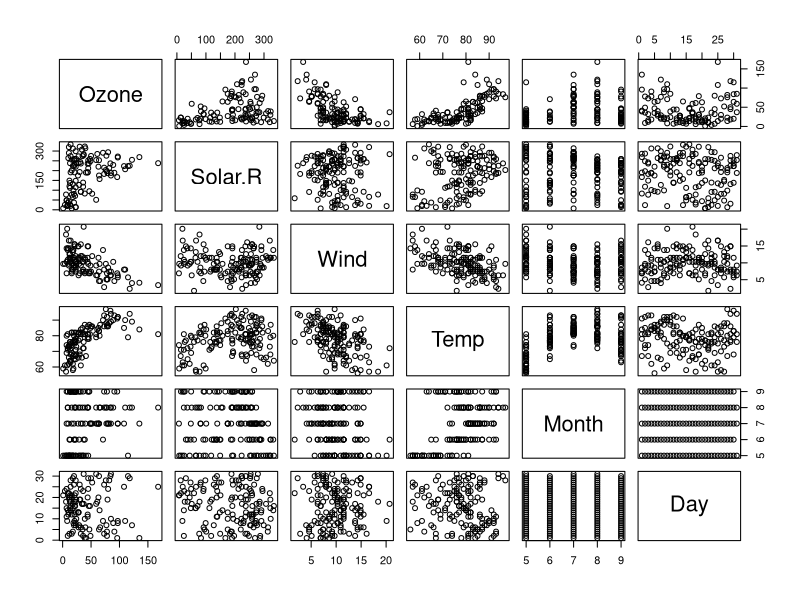
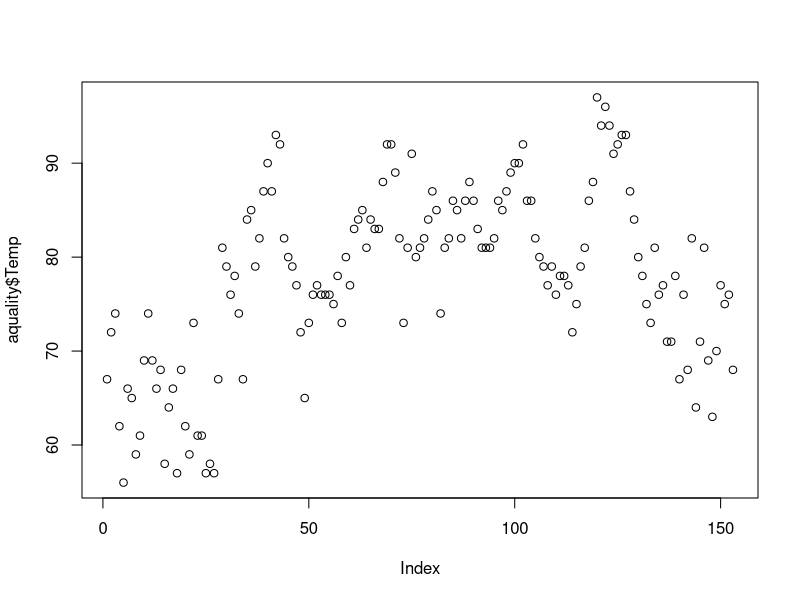
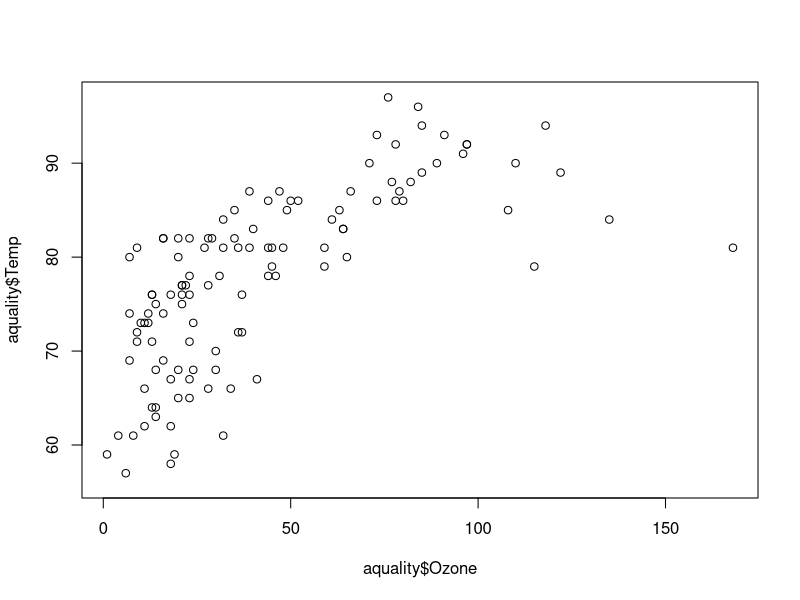
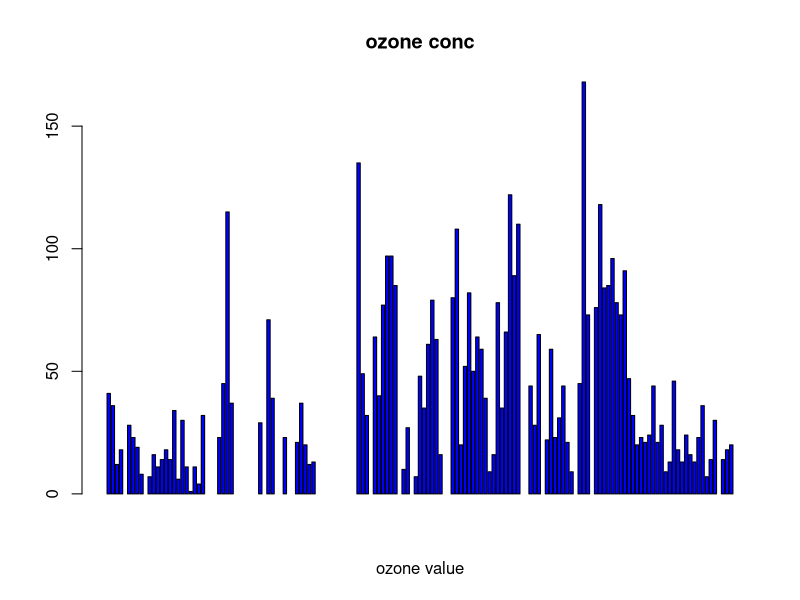
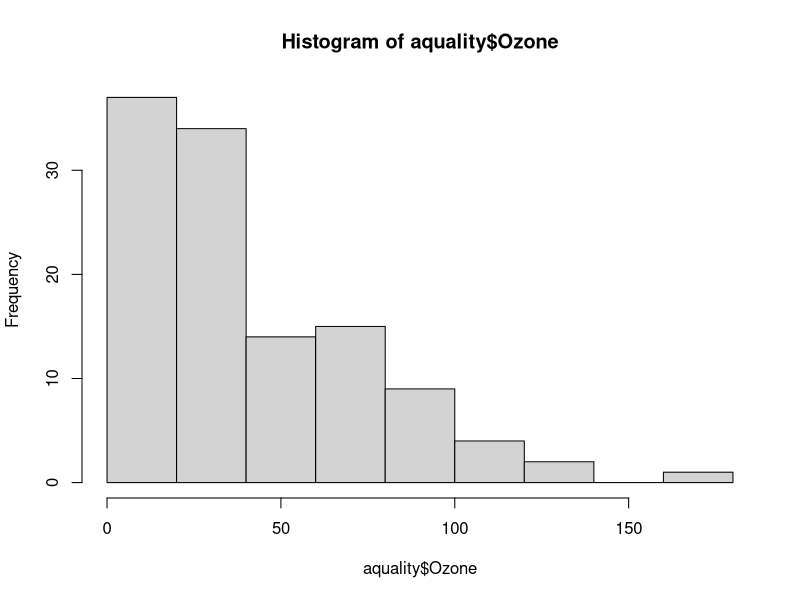
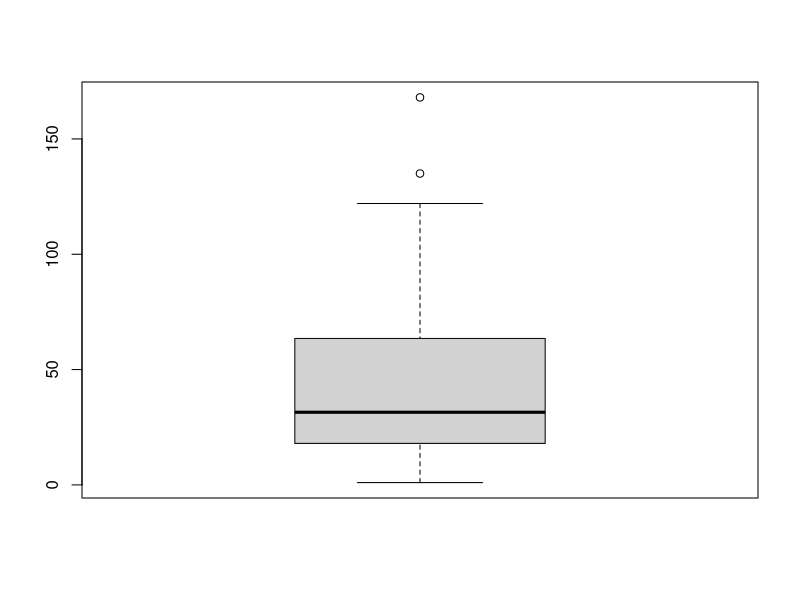
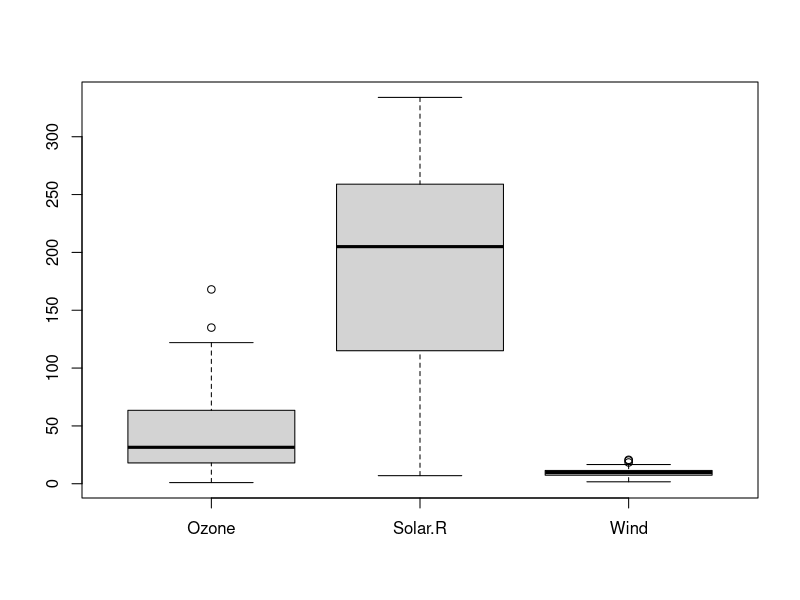
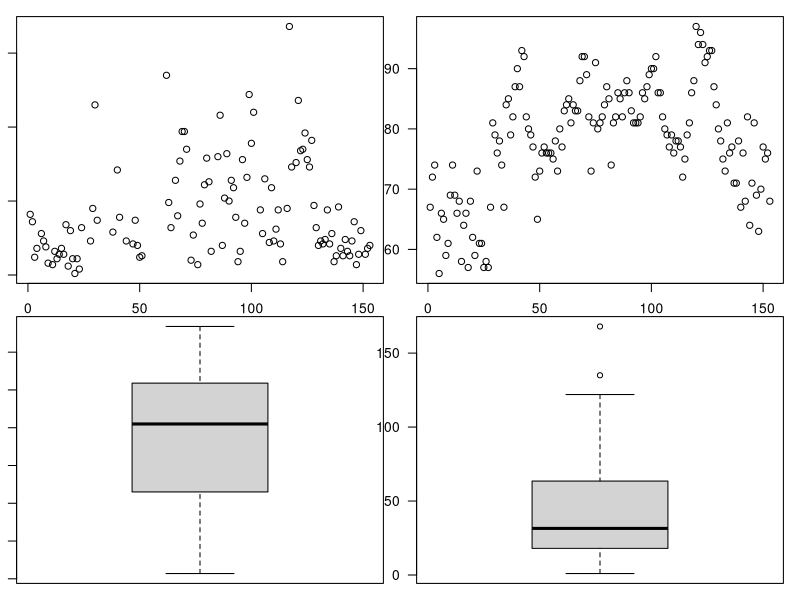

Generate these figures, in order, with R: (Note: this script raises an error after producing the figures.)
#calling a dataset on airquality
aquality <- datasets::airquality

#first and last 10 datapoints
head(aquality,10)
tail(aquality,10)

#slicing
aquality[,c(1,2)]

#excluding a column
df<-aquality[,-6]

#descriptive statistics
summary(aquality[1,])

#alternate method to call a column
aquality$Temp
summary(aquality$Temp)

#plot
plot(aquality)
plot(aquality$Temp)
plot(aquality$Ozone,aquality$Temp,type='p')

#bar plot
barplot(aquality$Ozone,xlab = 'ozone value', main = 'ozone conc', col="blue", horiz=F, axes=T)

#histogram
hist(aquality$Ozone)

#boxplot
boxplot(aquality$Ozone)

boxplot(aquality[,1:3])

#mu;tiple plots on same screen
par(mar=c(1,1,1,1), mfrow=c(2,2), bty="o", las=1)

plot(aquality$Ozone)
plot(aquality$Temp)
boxplot(aquality$Solar.R)
boxplot(aquality$Ozone)

#skewness, kurtosis - downloaded 'moments'package
skewness(aquality$Ozone, na.rm=T)
kurtosis(aquality$Temp)
var(aquality$Ozone, na.rm=T)
sd(aquality$Ozone,na.rm=T)
